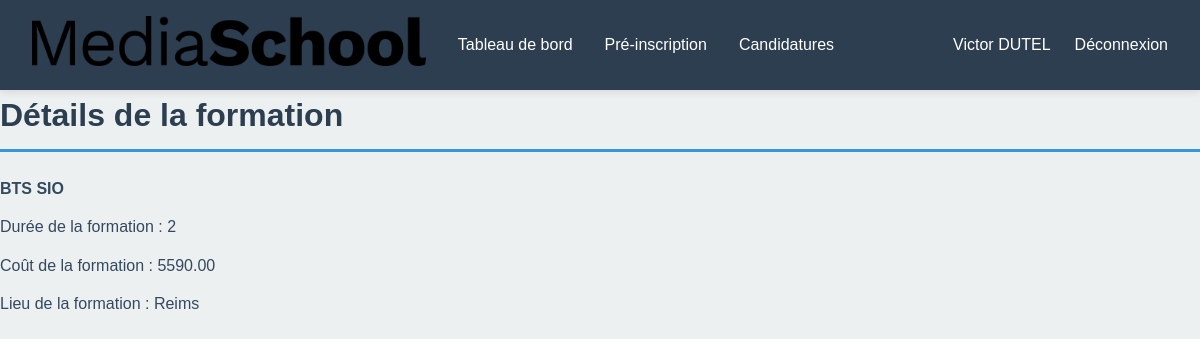
Page /formation.php?id_formation=5 (signed in) on the committed database.
### tables this page shows
CREATE TABLE IF NOT EXISTS `formation` (
  `id_formation` int NOT NULL AUTO_INCREMENT,
  `nom` varchar(50) NOT NULL,
  `niveau` varchar(20) NOT NULL,
  `duree` int NOT NULL,
  `prix` decimal(6,2) NOT NULL,
  `programme_pdf` varchar(100) NOT NULL,
  `id_campus` int NOT NULL,
  PRIMARY KEY (`id_formation`),
  KEY `contrainte 11` (`id_campus`)
);

CREATE TABLE IF NOT EXISTS `campus` (
  `id_campus` int NOT NULL AUTO_INCREMENT,
  `nom` varchar(50) NOT NULL,
  `telephone` varchar(15) NOT NULL,
  `numero_rue` int NOT NULL,
  `rue` varchar(100) NOT NULL,
  `code_postal` varchar(5) NOT NULL,
  `ville` varchar(50) NOT NULL,
  PRIMARY KEY (`id_campus`)
);

### formation.php (the view, shortened to what this page needs)
<?php
require_once('connexion.php');
if (isset($_GET['id_formation'])) {
    $id_formation = $_GET['id_formation'];
    $sql = "SELECT formation.*, campus.ville FROM formation
    LEFT JOIN campus ON campus.id_campus = formation.id_campus
    WHERE formation.id_formation = ?";
    $stmt = $pdo->prepare($sql);
    $stmt->execute([$id_formation]);
    $formation = $stmt->fetch(PDO::FETCH_ASSOC);
}
?>
<!DOCTYPE html>
<html lang="fr">
<head>
    <link rel="stylesheet" href="style.css">
</head>
<body>
    <?php
        require_once "users/" . $_SESSION['usertype'] . "/inc/header.php"
    ?>
    <div>
        <h1>Détails de la formation</h1>
        <?php
        if (!isset($_GET['id_formation']) || empty($formation['id_formation'])) {
            echo "<p>Formation introuvable ou accès non autorisé.</p>";
        }
        else {
            echo "<p><strong>" . htmlspecialchars($formation['nom']) . "</strong></p>";
            echo "<p>Durée de la formation : " . htmlspecialchars($formation['duree']) . "</p>";
            echo "<p>Coût de la formation : " . htmlspecialchars($formation['prix']) . "</p>";
            echo "<p>Lieu de la formation : " . htmlspecialchars($formation['ville']) . "</p>";
        }
        ?>
    </div>
</body>
</html>

### style.css (style rules this page uses)
* { margin: 0; padding: 0; box-sizing: border-box; }
:root { --color-primary: #2c3e50; --color-secondary: #3498db; --color-accent: #e74c3c; --color-success: #27ae60; --color-warning: #f39c12; --color-light: #ecf0f1; --color-white: #ffffff; --color-dark: #2c3e50; --color-border: #bdc3c7; --color-text: #34495e; --shadow: 0 2px 8px rgba(0, 0, 0, 0.1); --shadow-hover: 0 4px 12px rgba(0, 0, 0, 0.15); }
html, body { height: 100%; width: 100%; }
body { font-family: 'Arial', sans-serif; color: var(--color-text); background-color: var(--color-light); line-height: 1.6; }
h1 { color: var(--color-primary); margin-bottom: 1.5rem; font-size: 2rem; border-bottom: 3px solid var(--color-secondary); padding-bottom: 0.5rem; }
p { margin-bottom: 0.8rem; color: var(--color-text); }

### rows in the picture
formation: nom "BTS SIO", duree "2", prix "5590.00", id_campus.ville "Reims"

### other values in the picture
$_SESSION['user'][0]['prenom'] "Victor"
$_SESSION['user'][0]['nom'] "DUTEL"
